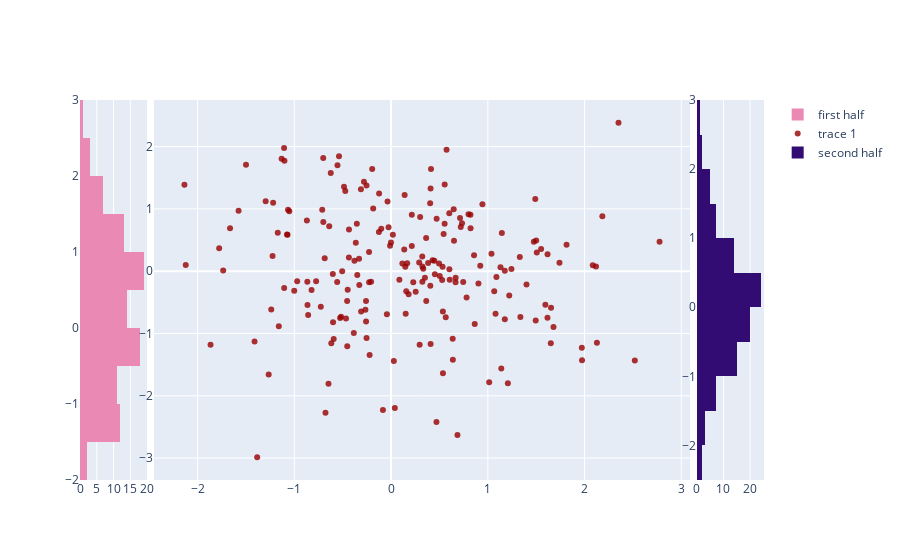

The code cell stored with this chart in its notebook:
### Code cell
import plotly.subplots as sp
import plotly.graph_objs as go
import numpy as np

# assuming X and Y are your data
# also assuming that the scatter is sorted in the way you want to split it
X = np.random.randn(200)
Y = np.random.randn(200)

split = len(X) // 2  # get the point to split the data

# creating subplots
fig = sp.make_subplots(rows=1, cols=3, column_widths=[0.10, 0.80, 0.10], horizontal_spacing=0.01)

# adding first histogram
fig.add_trace(
    go.Histogram(
        y=X[:split],
        name='first half',
        marker_color='#EB89B5'
    ),
    row=1, col=1
)

# adding scatter plot
fig.add_trace(
    go.Scatter(
        x=X,
        y=Y,
        mode='markers',
        marker_color='rgba(152, 0, 0, .8)',
    ),
    row=1, col=2
)

# adding the second histogram
fig.add_trace(
    go.Histogram(
        y=X[split:],
        name='second half',
        marker_color='#330C73'
    ),
    row=1, col=3
)

# Plot!
fig.show()

### Figure 1 — Plotly figure (JSON) as saved in the notebook; plotly's stock layout.template omitted (floating-point values rounded to 4 significant figures; data arrays with more than 128 entries replaced by an {"elided": "..."} marker saying what was removed)
{"data": [{"marker": {"color": "#EB89B5"}, "name": "first half", "type": "histogram", "xaxis": "x", "y": [0.1403, 0.6027, -0.354, 0.5353, 0.4689, 1.139, 1.653, -1.105, 0.3233, -0.2534, 1.131, -0.02607, 1.551, 1.595, 0.4958, 0.7125, -0.2066, -0.5539, 0.733, -0.6393, -0.1952, -1.16, 1.08, 1.089, 0.6674, 1.207, 1.974, -1.052, -0.2803, 0.3498, -1.411, 0.5651, -0.3787, 1.33, 1.679, -0.8571, -0.5167, 0.3004, -1.238, -0.1237, 0.9442, 0.6861, 0.1569, 0.8646, -0.4543, -0.1849, 0.7805, -1.065, 2.519, -0.436, -0.4352, 0.8218, 2.085, -0.864, 0.5278, -0.01054, -0.2276, 2.184, 1.175, 0.4037, 2.118, 0.6015, 1.616, 0.6062, -0.3645, 1.49, 0.151, 1.221, 0.5431, -0.3283, -1.225, -0.6779, -0.8704, -0.538, 0.3828, 1.244, -0.7013, 1.495, -0.2218, 1.617, 0.6386, -1.001, 0.2143, -1.171, -0.2591, 0.7455, -1.777, 0.1811, -1.296, 0.5735, 0.5323, 1.475, -0.822, 0.3621, -1.106, -1.576, 0.4083, -0.7747, -1.076, 1.038], "yaxis": "y"}, {"marker": {"color": "rgba(152, 0, 0, .8)"}, "mode": "markers", "type": "scatter", "x": {"elided": "200 float values"}, "xaxis": "x2", "y": {"elided": "200 float values"}, "yaxis": "y2"}, {"marker": {"color": "#330C73"}, "name": "second half", "type": "histogram", "xaxis": "x3", "y": [-0.2649, 0.3222, 0.6503, 0.4055, -0.5932, -0.385, 0.01837, -0.5998, 0.9029, 0.1472, -0.6861, 1.5, 2.128, 0.536, 0.5541, 0.9217, -0.6179, 1.506, -0.2538, 0.4527, -0.7004, 0.8574, -0.9706, -2.122, -1.866, 1.651, 0.4288, 0.4475, -1.5, 2.35, -0.3095, 1.337, -0.6019, 0.6471, 1.176, -2.136, 0.02849, 0.4709, -0.4733, -1.265, 1.014, -0.2271, 0.7203, 0.1362, 0.4086, -0.0006293, 0.8003, 0.2953, 1.972, -0.6469, -1.219, -0.08399, -0.6234, 0.3637, -0.7264, -0.4483, 1.4, -0.03663, -0.1016, 1.066, -1.071, -0.2584, 0.2542, -0.5569, -0.5055, 0.2905, 1.814, 0.6369, -0.7116, 0.3327, -0.8657, 0.5536, -0.4657, 0.6665, -0.3493, 0.0856, -1.384, -0.1258, 0.03878, -0.5269, -0.4865, -1.131, 0.8205, 0.2141, 0.3238, -1.664, 1.741, 0.1664, -1.102, 0.503, 0.4129, -0.3116, 0.1169, 2.775, 0.2293, -0.04324, -0.3311, -0.4528, 1.145, -1.735], "yaxis": "y3"}], "layout": {"xaxis": {"anchor": "y", "domain": [0, 0.098]}, "xaxis2": {"anchor": "y2", "domain": [0.108, 0.892]}, "xaxis3": {"anchor": "y3", "domain": [0.902, 1]}, "yaxis": {"anchor": "x", "domain": [0, 1]}, "yaxis2": {"anchor": "x2", "domain": [0, 1]}, "yaxis3": {"anchor": "x3", "domain": [0, 1]}}}
